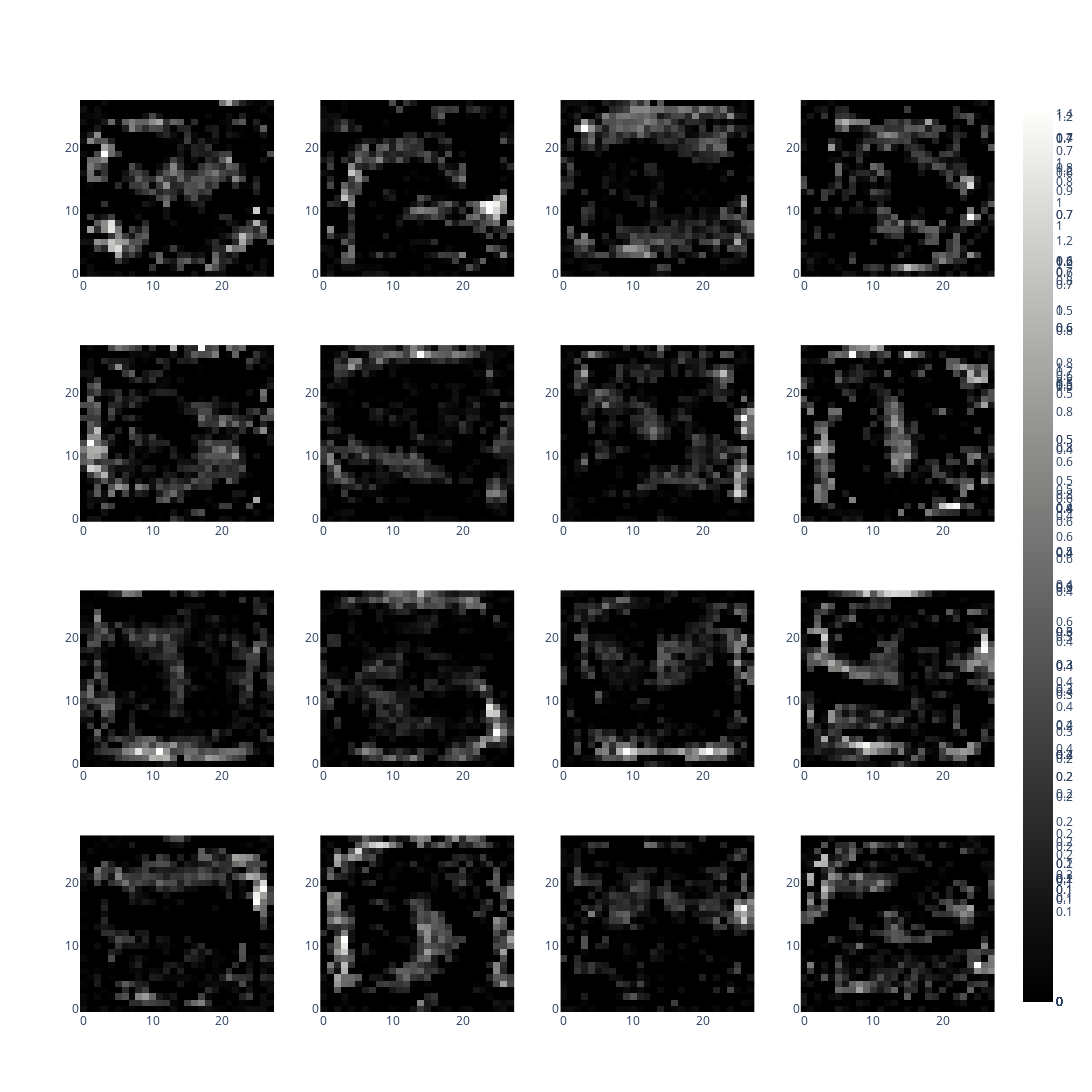

The notebook cell saved with this chart:
### Markdown cell above
* Do the same visualization but apply relu to the weights

### Code cell
from plotly.subplots import make_subplots
fig = make_subplots(rows=first_layer_weights.shape[1]//4, cols=4)
for i in range(first_layer_weights.shape[1]):
  row = i//4
  col = i - i//4*4
  neuron = tf.keras.activations.relu(first_layer_weights.numpy()[:,i]).numpy()
  img = neuron.reshape([28,28])
  fig.add_trace(go.Heatmap(z=img, colorscale="gray"), row=row+1, col=col+1)

fig.update_layout(height=16*400/4, width=1200)

fig.show()

### Figure 1 — Plotly figure (JSON) as saved in the notebook; plotly's stock layout.template omitted (floating-point values rounded to 4 significant figures; data arrays with more than 128 entries replaced by an {"elided": "..."} marker saying what was removed)
{"data": [{"colorscale": [[0, "rgb(0, 0, 0)"], [0.09091, "rgb(16, 16, 16)"], [0.1818, "rgb(38, 38, 38)"], [0.2727, "rgb(59, 59, 59)"], [0.3636, "rgb(81, 80, 80)"], [0.4545, "rgb(102, 101, 101)"], [0.5455, "rgb(124, 123, 122)"], [0.6364, "rgb(146, 146, 145)"], [0.7273, "rgb(171, 171, 170)"], [0.8182, "rgb(197, 197, 195)"], [0.9091, "rgb(224, 224, 223)"], [1, "rgb(254, 254, 253)"]], "type": "heatmap", "xaxis": "x", "yaxis": "y", "z": {"elided": "28x28 float values"}}, {"colorscale": [[0, "rgb(0, 0, 0)"], [0.09091, "rgb(16, 16, 16)"], [0.1818, "rgb(38, 38, 38)"], [0.2727, "rgb(59, 59, 59)"], [0.3636, "rgb(81, 80, 80)"], [0.4545, "rgb(102, 101, 101)"], [0.5455, "rgb(124, 123, 122)"], [0.6364, "rgb(146, 146, 145)"], [0.7273, "rgb(171, 171, 170)"], [0.8182, "rgb(197, 197, 195)"], [0.9091, "rgb(224, 224, 223)"], [1, "rgb(254, 254, 253)"]], "type": "heatmap", "xaxis": "x2", "yaxis": "y2", "z": {"elided": "28x28 float values"}}, {"colorscale": [[0, "rgb(0, 0, 0)"], [0.09091, "rgb(16, 16, 16)"], [0.1818, "rgb(38, 38, 38)"], [0.2727, "rgb(59, 59, 59)"], [0.3636, "rgb(81, 80, 80)"], [0.4545, "rgb(102, 101, 101)"], [0.5455, "rgb(124, 123, 122)"], [0.6364, "rgb(146, 146, 145)"], [0.7273, "rgb(171, 171, 170)"], [0.8182, "rgb(197, 197, 195)"], [0.9091, "rgb(224, 224, 223)"], [1, "rgb(254, 254, 253)"]], "type": "heatmap", "xaxis": "x3", "yaxis": "y3", "z": {"elided": "28x28 float values"}}, {"colorscale": [[0, "rgb(0, 0, 0)"], [0.09091, "rgb(16, 16, 16)"], [0.1818, "rgb(38, 38, 38)"], [0.2727, "rgb(59, 59, 59)"], [0.3636, "rgb(81, 80, 80)"], [0.4545, "rgb(102, 101, 101)"], [0.5455, "rgb(124, 123, 122)"], [0.6364, "rgb(146, 146, 145)"], [0.7273, "rgb(171, 171, 170)"], [0.8182, "rgb(197, 197, 195)"], [0.9091, "rgb(224, 224, 223)"], [1, "rgb(254, 254, 253)"]], "type": "heatmap", "xaxis": "x4", "yaxis": "y4", "z": {"elided": "28x28 float values"}}, {"colorscale": [[0, "rgb(0, 0, 0)"], [0.09091, "rgb(16, 16, 16)"], [0.1818, "rgb(38, 38, 38)"], [0.2727, "rgb(59, 59, 59)"], [0.3636, "rgb(81, 80, 80)"], [0.4545, "rgb(102, 101, 101)"], [0.5455, "rgb(124, 123, 122)"], [0.6364, "rgb(146, 146, 145)"], [0.7273, "rgb(171, 171, 170)"], [0.8182, "rgb(197, 197, 195)"], [0.9091, "rgb(224, 224, 223)"], [1, "rgb(254, 254, 253)"]], "type": "heatmap", "xaxis": "x5", "yaxis": "y5", "z": {"elided": "28x28 float values"}}, {"colorscale": [[0, "rgb(0, 0, 0)"], [0.09091, "rgb(16, 16, 16)"], [0.1818, "rgb(38, 38, 38)"], [0.2727, "rgb(59, 59, 59)"], [0.3636, "rgb(81, 80, 80)"], [0.4545, "rgb(102, 101, 101)"], [0.5455, "rgb(124, 123, 122)"], [0.6364, "rgb(146, 146, 145)"], [0.7273, "rgb(171, 171, 170)"], [0.8182, "rgb(197, 197, 195)"], [0.9091, "rgb(224, 224, 223)"], [1, "rgb(254, 254, 253)"]], "type": "heatmap", "xaxis": "x6", "yaxis": "y6", "z": {"elided": "28x28 float values"}}, {"colorscale": [[0, "rgb(0, 0, 0)"], [0.09091, "rgb(16, 16, 16)"], [0.1818, "rgb(38, 38, 38)"], [0.2727, "rgb(59, 59, 59)"], [0.3636, "rgb(81, 80, 80)"], [0.4545, "rgb(102, 101, 101)"], [0.5455, "rgb(124, 123, 122)"], [0.6364, "rgb(146, 146, 145)"], [0.7273, "rgb(171, 171, 170)"], [0.8182, "rgb(197, 197, 195)"], [0.9091, "rgb(224, 224, 223)"], [1, "rgb(254, 254, 253)"]], "type": "heatmap", "xaxis": "x7", "yaxis": "y7", "z": {"elided": "28x28 float values"}}, {"colorscale": [[0, "rgb(0, 0, 0)"], [0.09091, "rgb(16, 16, 16)"], [0.1818, "rgb(38, 38, 38)"], [0.2727, "rgb(59, 59, 59)"], [0.3636, "rgb(81, 80, 80)"], [0.4545, "rgb(102, 101, 101)"], [0.5455, "rgb(124, 123, 122)"], [0.6364, "rgb(146, 146, 145)"], [0.7273, "rgb(171, 171, 170)"], [0.8182, "rgb(197, 197, 195)"], [0.9091, "rgb(224, 224, 223)"], [1, "rgb(254, 254, 253)"]], "type": "heatmap", "xaxis": "x8", "yaxis": "y8", "z": {"elided": "28x28 float values"}}, {"colorscale": [[0, "rgb(0, 0, 0)"], [0.09091, "rgb(16, 16, 16)"], [0.1818, "rgb(38, 38, 38)"], [0.2727, "rgb(59, 59, 59)"], [0.3636, "rgb(81, 80, 80)"], [0.4545, "rgb(102, 101, 101)"], [0.5455, "rgb(124, 123, 122)"], [0.6364, "rgb(146, 146, 145)"], [0.7273, "rgb(171, 171, 170)"], [0.8182, "rgb(197, 197, 195)"], [0.9091, "rgb(224, 224, 223)"], [1, "rgb(254, 254, 253)"]], "type": "heatmap", "xaxis": "x9", "yaxis": "y9", "z": {"elided": "28x28 float values"}}, {"colorscale": [[0, "rgb(0, 0, 0)"], [0.09091, "rgb(16, 16, 16)"], [0.1818, "rgb(38, 38, 38)"], [0.2727, "rgb(59, 59, 59)"], [0.3636, "rgb(81, 80, 80)"], [0.4545, "rgb(102, 101, 101)"], [0.5455, "rgb(124, 123, 122)"], [0.6364, "rgb(146, 146, 145)"], [0.7273, "rgb(171, 171, 170)"], [0.8182, "rgb(197, 197, 195)"], [0.9091, "rgb(224, 224, 223)"], [1, "rgb(254, 254, 253)"]], "type": "heatmap", "xaxis": "x10", "yaxis": "y10", "z": {"elided": "28x28 float values"}}, {"colorscale": [[0, "rgb(0, 0, 0)"], [0.09091, "rgb(16, 16, 16)"], [0.1818, "rgb(38, 38, 38)"], [0.2727, "rgb(59, 59, 59)"], [0.3636, "rgb(81, 80, 80)"], [0.4545, "rgb(102, 101, 101)"], [0.5455, "rgb(124, 123, 122)"], [0.6364, "rgb(146, 146, 145)"], [0.7273, "rgb(171, 171, 170)"], [0.8182, "rgb(197, 197, 195)"], [0.9091, "rgb(224, 224, 223)"], [1, "rgb(254, 254, 253)"]], "type": "heatmap", "xaxis": "x11", "yaxis": "y11", "z": {"elided": "28x28 float values"}}, {"colorscale": [[0, "rgb(0, 0, 0)"], [0.09091, "rgb(16, 16, 16)"], [0.1818, "rgb(38, 38, 38)"], [0.2727, "rgb(59, 59, 59)"], [0.3636, "rgb(81, 80, 80)"], [0.4545, "rgb(102, 101, 101)"], [0.5455, "rgb(124, 123, 122)"], [0.6364, "rgb(146, 146, 145)"], [0.7273, "rgb(171, 171, 170)"], [0.8182, "rgb(197, 197, 195)"], [0.9091, "rgb(224, 224, 223)"], [1, "rgb(254, 254, 253)"]], "type": "heatmap", "xaxis": "x12", "yaxis": "y12", "z": {"elided": "28x28 float values"}}, {"colorscale": [[0, "rgb(0, 0, 0)"], [0.09091, "rgb(16, 16, 16)"], [0.1818, "rgb(38, 38, 38)"], [0.2727, "rgb(59, 59, 59)"], [0.3636, "rgb(81, 80, 80)"], [0.4545, "rgb(102, 101, 101)"], [0.5455, "rgb(124, 123, 122)"], [0.6364, "rgb(146, 146, 145)"], [0.7273, "rgb(171, 171, 170)"], [0.8182, "rgb(197, 197, 195)"], [0.9091, "rgb(224, 224, 223)"], [1, "rgb(254, 254, 253)"]], "type": "heatmap", "xaxis": "x13", "yaxis": "y13", "z": {"elided": "28x28 float values"}}, {"colorscale": [[0, "rgb(0, 0, 0)"], [0.09091, "rgb(16, 16, 16)"], [0.1818, "rgb(38, 38, 38)"], [0.2727, "rgb(59, 59, 59)"], [0.3636, "rgb(81, 80, 80)"], [0.4545, "rgb(102, 101, 101)"], [0.5455, "rgb(124, 123, 122)"], [0.6364, "rgb(146, 146, 145)"], [0.7273, "rgb(171, 171, 170)"], [0.8182, "rgb(197, 197, 195)"], [0.9091, "rgb(224, 224, 223)"], [1, "rgb(254, 254, 253)"]], "type": "heatmap", "xaxis": "x14", "yaxis": "y14", "z": {"elided": "28x28 float values"}}, {"colorscale": [[0, "rgb(0, 0, 0)"], [0.09091, "rgb(16, 16, 16)"], [0.1818, "rgb(38, 38, 38)"], [0.2727, "rgb(59, 59, 59)"], [0.3636, "rgb(81, 80, 80)"], [0.4545, "rgb(102, 101, 101)"], [0.5455, "rgb(124, 123, 122)"], [0.6364, "rgb(146, 146, 145)"], [0.7273, "rgb(171, 171, 170)"], [0.8182, "rgb(197, 197, 195)"], [0.9091, "rgb(224, 224, 223)"], [1, "rgb(254, 254, 253)"]], "type": "heatmap", "xaxis": "x15", "yaxis": "y15", "z": {"elided": "28x28 float values"}}, {"colorscale": [[0, "rgb(0, 0, 0)"], [0.09091, "rgb(16, 16, 16)"], [0.1818, "rgb(38, 38, 38)"], [0.2727, "rgb(59, 59, 59)"], [0.3636, "rgb(81, 80, 80)"], [0.4545, "rgb(102, 101, 101)"], [0.5455, "rgb(124, 123, 122)"], [0.6364, "rgb(146, 146, 145)"], [0.7273, "rgb(171, 171, 170)"], [0.8182, "rgb(197, 197, 195)"], [0.9091, "rgb(224, 224, 223)"], [1, "rgb(254, 254, 253)"]], "type": "heatmap", "xaxis": "x16", "yaxis": "y16", "z": {"elided": "28x28 float values"}}], "layout": {"height": 1600, "width": 1200, "xaxis": {"anchor": "y", "domain": [0, 0.2125]}, "xaxis10": {"anchor": "y10", "domain": [0.2625, 0.475]}, "xaxis11": {"anchor": "y11", "domain": [0.525, 0.7375]}, "xaxis12": {"anchor": "y12", "domain": [0.7875, 1]}, "xaxis13": {"anchor": "y13", "domain": [0, 0.2125]}, "xaxis14": {"anchor": "y14", "domain": [0.2625, 0.475]}, "xaxis15": {"anchor": "y15", "domain": [0.525, 0.7375]}, "xaxis16": {"anchor": "y16", "domain": [0.7875, 1]}, "xaxis2": {"anchor": "y2", "domain": [0.2625, 0.475]}, "xaxis3": {"anchor": "y3", "domain": [0.525, 0.7375]}, "xaxis4": {"anchor": "y4", "domain": [0.7875, 1]}, "xaxis5": {"anchor": "y5", "domain": [0, 0.2125]}, "xaxis6": {"anchor": "y6", "domain": [0.2625, 0.475]}, "xaxis7": {"anchor": "y7", "domain": [0.525, 0.7375]}, "xaxis8": {"anchor": "y8", "domain": [0.7875, 1]}, "xaxis9": {"anchor": "y9", "domain": [0, 0.2125]}, "yaxis": {"anchor": "x", "domain": [0.8063, 1]}, "yaxis10": {"anchor": "x10", "domain": [0.2687, 0.4625]}, "yaxis11": {"anchor": "x11", "domain": [0.2687, 0.4625]}, "yaxis12": {"anchor": "x12", "domain": [0.2687, 0.4625]}, "yaxis13": {"anchor": "x13", "domain": [0, 0.1938]}, "yaxis14": {"anchor": "x14", "domain": [0, 0.1938]}, "yaxis15": {"anchor": "x15", "domain": [0, 0.1938]}, "yaxis16": {"anchor": "x16", "domain": [0, 0.1938]}, "yaxis2": {"anchor": "x2", "domain": [0.8063, 1]}, "yaxis3": {"anchor": "x3", "domain": [0.8063, 1]}, "yaxis4": {"anchor": "x4", "domain": [0.8063, 1]}, "yaxis5": {"anchor": "x5", "domain": [0.5375, 0.7312]}, "yaxis6": {"anchor": "x6", "domain": [0.5375, 0.7312]}, "yaxis7": {"anchor": "x7", "domain": [0.5375, 0.7312]}, "yaxis8": {"anchor": "x8", "domain": [0.5375, 0.7312]}, "yaxis9": {"anchor": "x9", "domain": [0.2687, 0.4625]}}}
